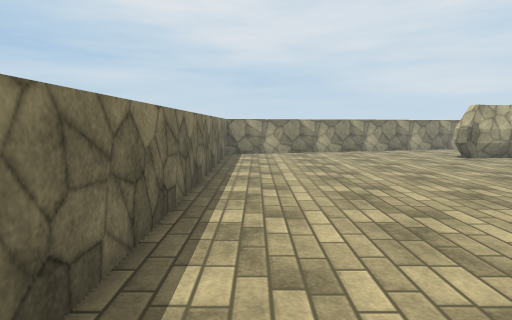
View 1 (above)

16 first-person views from a walk through a Unity game level. The camera is 1.5 m above the floor, tilts 6° down and sees 75° across. The floor is counted in squares, 1 m on a side. Each view is taken from the middle of a square. On the plan, view 1 faces up. The plan holds only what a view shows up to about 15 squares ahead; the rest is blank. Surface patterns are stand-ins for the level's own textures.

View 2
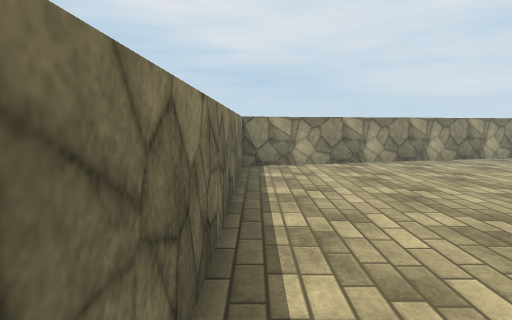

View 3
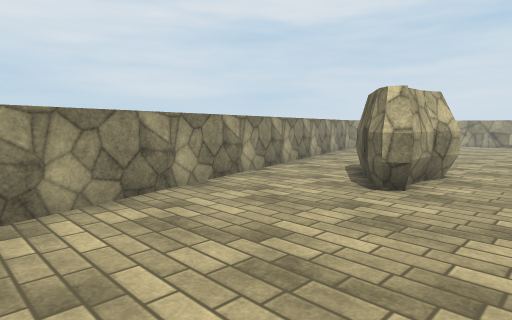

View 4
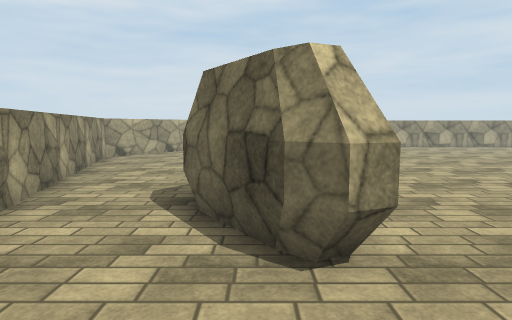

View 5
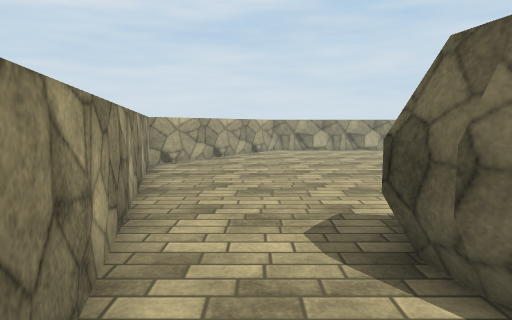

View 6
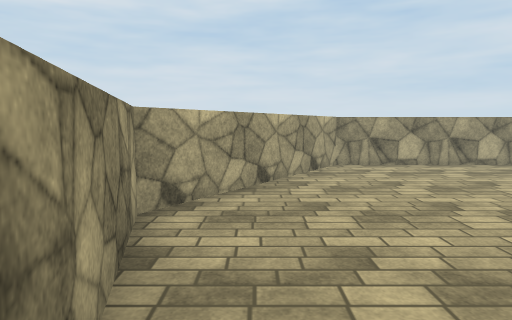

View 7
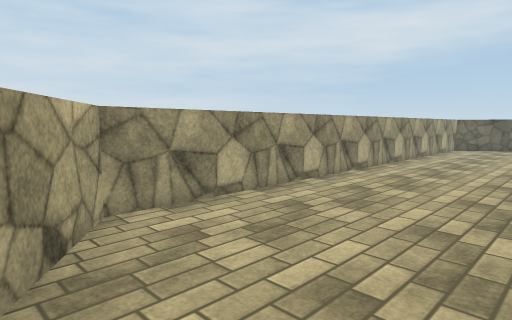

View 8
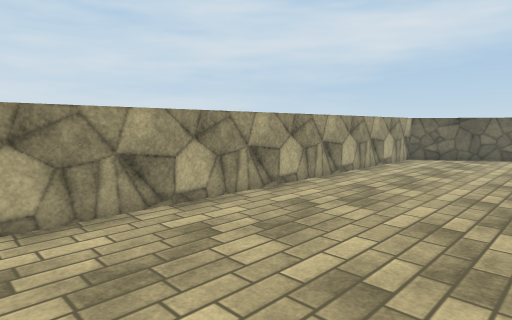

View 9
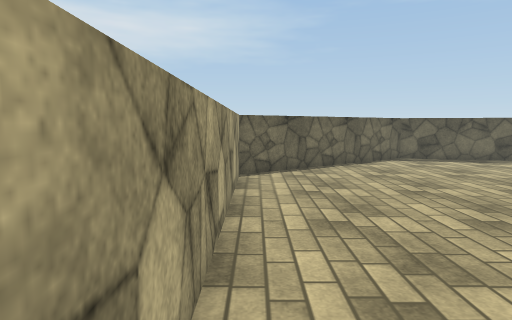

View 10
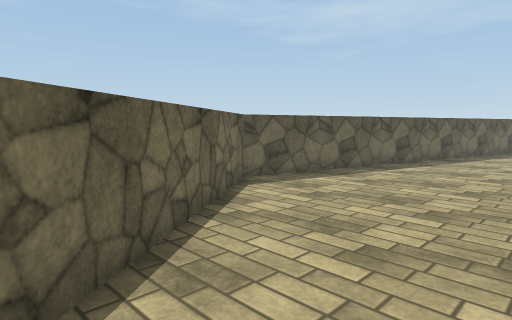

View 11
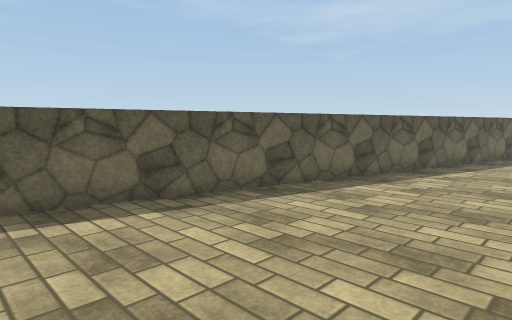

View 12
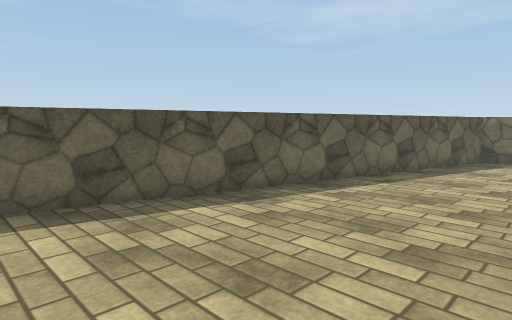

View 13
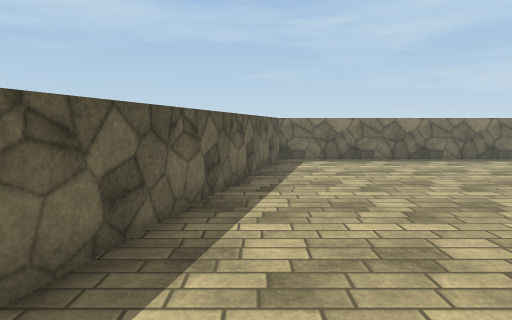

View 14
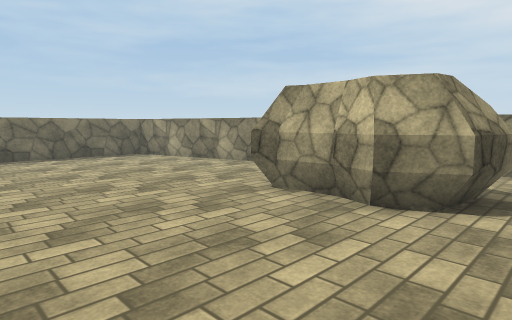

View 15
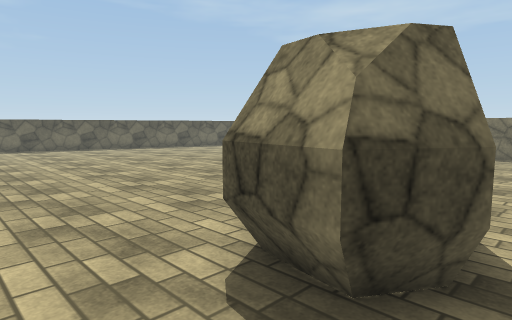

View 16
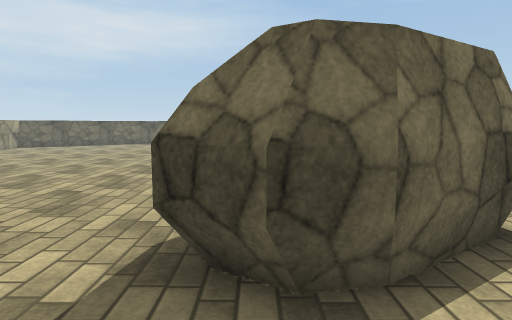

### Floor plan
Key: @ floor where view 1 was taken; # wall or solid block; . floor; O other object.
Columns run from 2 left of view 1 to 29 right of it. Each row starts with its distance up from view 1.
 23                      #####
 22                  #####...##
 21              #####........###
 20          #####..............##
 19      #####...................##
 18   ####........................##
 17 ###..........OOOO..............#
 16 #...........OO OO..............#
 15 #..........OOOOO...............#
 14 #..............................#
 13 #.....................   ......#
 12 #.....................    .....#
 11 #......................   .....#
 10 #....................... ......#
  9 #....................... ......#
  8 #..............................#
  7 #................. ............#
  6 #....... ........   ...........#
  5 #......   .......   ...........#
  4 #........  ......         .....#
  3 #.........  .....         .....#
  2 #.......... .....        ......#
  1 #.................  .   .......#
  0 #.@................     .......#
 -1 ###............................#
 -2   ####........................##
 -3      #####...................##
 -4          #####..............##
 -5              #####........###
 -6                  #####...##
 -7                      #####

Positions as (right, up) in squares from view 1, and headings:
1: (0, 0), facing up
2: (-1, 5), facing up
3: (2, 12), facing up-right
4: (6, 16), facing right
5: (9, 19), facing right
6: (16, 21), facing right
7: (23, 20), facing down-right
8: (23, 13), facing down-right
9: (28, 8), facing down
10: (28, 0), facing down-left
11: (18, 1), facing down-left
12: (14, 2), facing down-left
13: (13, -2), facing left
14: (15, 9), facing up-left
15: (16, 18), facing down-left
16: (13, 20), facing down
